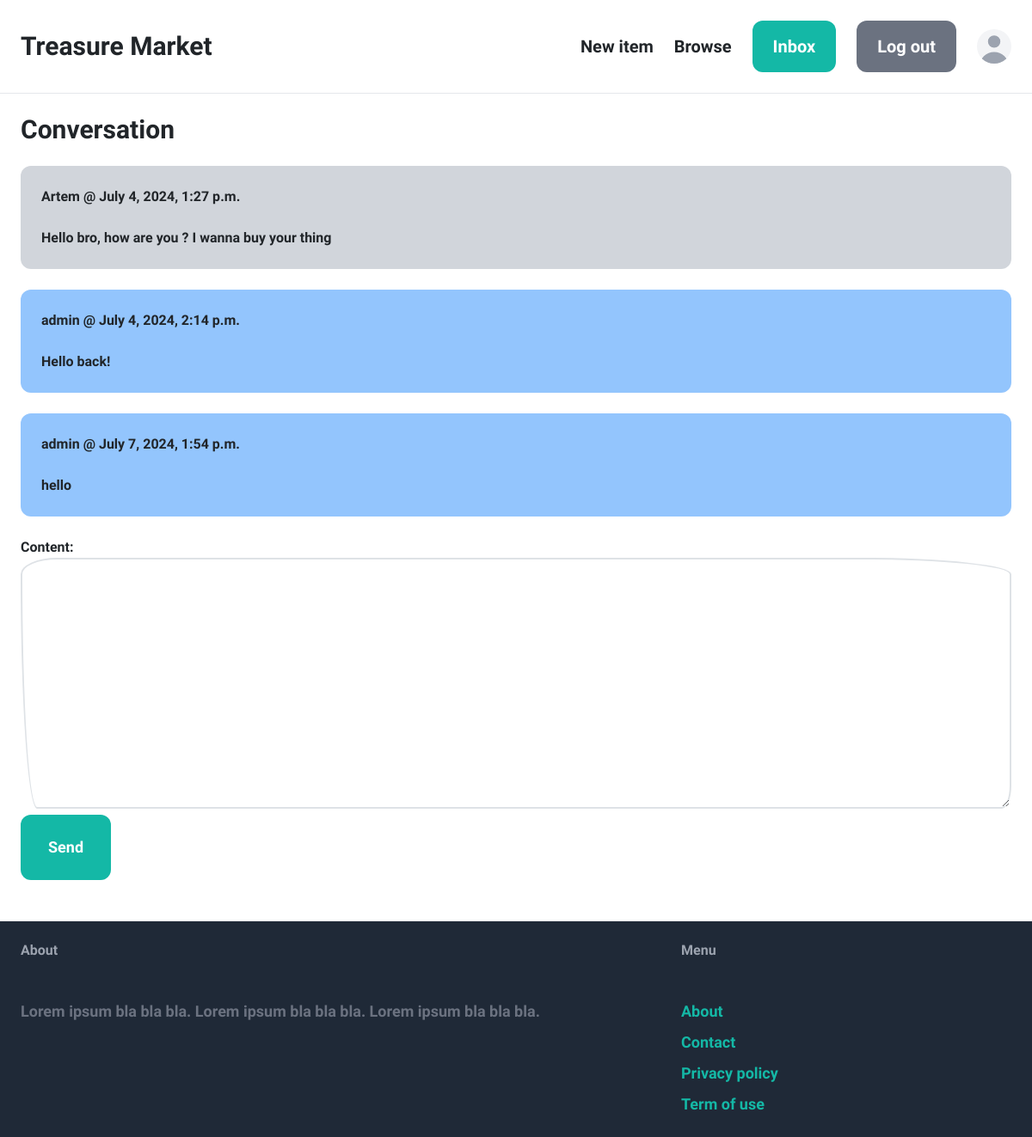
The page /inbox/1/ (signed in) on the database its author committed.
### conversation/models.py (models this page shows)
class ConversationMessage(models.Model):
    conversation = models.ForeignKey(Conversation, related_name='messages', on_delete=models.CASCADE)
    content = models.TextField()
    created_at = models.DateTimeField(auto_now_add=True)
    created_by = models.ForeignKey(User, related_name='created_messages', on_delete=models.CASCADE)

### conversation/views.py (the view)
# urls.py: path('<int:pk>/', views.detail, name='detail'),
@login_required
def detail(request, pk):
    conversation = Conversation.objects.filter(members__in=[request.user.id]).get(pk=pk)
    if request.method == 'POST':
        form = ConversationMessageForm(request.POST)
        if form.is_valid():
            conversation_message = form.save(commit=False)
            conversation_message.conversation = conversation
            conversation_message.created_by = request.user
            conversation_message.save()
            conversation.save()
            return redirect('conversation:detail', pk=pk)
    else:
        form = ConversationMessageForm()
    return render(request, 'conversation/detail.html', {
        'conversation': conversation,
        'form': form,
    })

### conversation/forms.py
class ConversationMessageForm(forms.ModelForm):
    class Meta:
        model = ConversationMessage
        fields = ('content',)
        widgets = {
            'content': forms.Textarea(attrs={
                'class': 'w-full py-4 px-6 rounded-xl border'
            })
        }

### conversation/templates/conversation/detail.html (shortened to what this page needs)
{% extends 'core/base.html' %}
{% block content %}
<h1 class="mb-6 text-3xl">Conversation</h1>
<div class="space-y-6">
    {% for message in conversation.messages.all %}
        <div class="p-6 flex {% if message.created_by == request.user %}bg-blue-300{% else %}bg-gray-300{% endif %} rounded-xl">
            <div>
                <p class="mb-4"><strong>{{ message.created_by.username }}</strong> @ {{ message.created_at }}</p>
                <p>{{ message.content }}</p>
            </div>
        </div>
    {% endfor %}
</div>
<form method="post" action="." class="mt-6">
    {{ form.as_p }}
    <button class="py-4 px-8 text-lg bg-teal-500 hover:bg-teal-700 rounded-xl text-white">Send</button>
</form>
{% endblock %}

### rows shown on the page
ConversationMessage: created_by.username "Artem", created_at "July 4, 2024, 1:27 p.m.", content "Hello bro, how are you ? I wanna buy your thing"
ConversationMessage: created_by.username "admin", created_at "July 4, 2024, 2:14 p.m.", content "Hello back!"
ConversationMessage: created_by.username "admin", created_at "July 7, 2024, 1:54 p.m.", content "hello"
